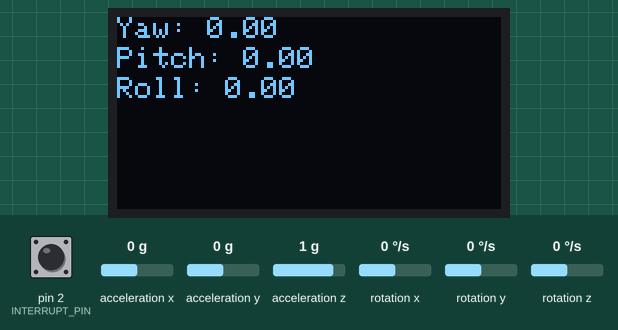
A sketch run on a simulated Arduino Uno, built with avr-gcc and run on an emulated ATmega328P. Parts: 128×64 one-colour display. The inputs (shaded band) are chosen by the test bench; at power-on: rotation z 0 °/s, acceleration x 0 g, acceleration z 1 g, acceleration y 0 g, pin 2 (INTERRUPT_PIN) LOW, rotation x 0 °/s, rotation y 0 °/s. The display library's start-up logo is not drawn; the sensor or clock chip raises its interrupt line as the real part does; what the sketch prints to the serial monitor is not drawn.

Above: at 3.7 s.
3.8 s: rotation z set to -192 °/s
At 4.3 s:
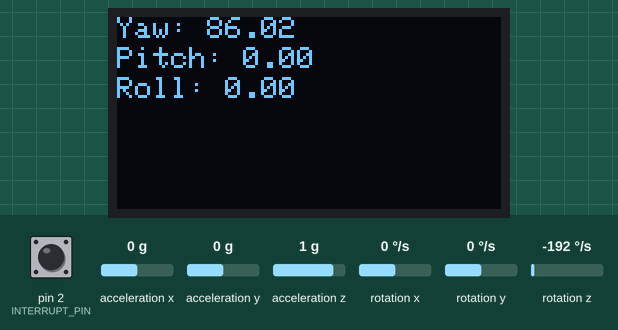
5.5 s: acceleration x set to -1.4 g
At 6.5 s:
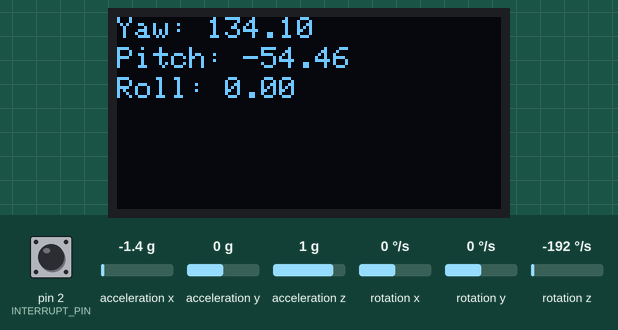
7.0 s: acceleration z set to 0 g
At 8.3 s:
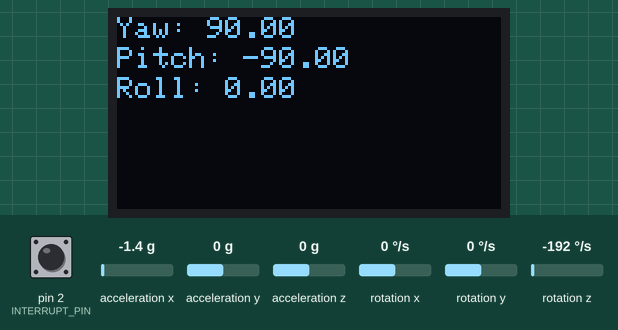
8.5 s: acceleration y set to -1.4 g
At 9.7 s:
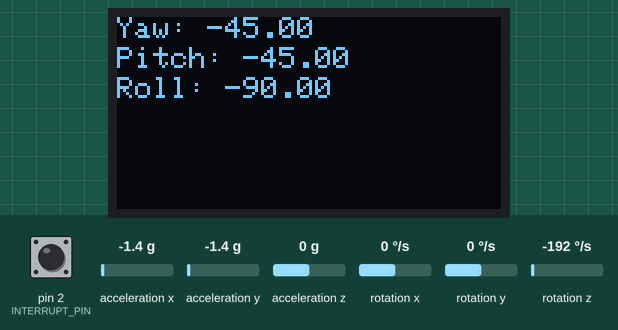
10.4 s: acceleration x set to -0.8 g
At 11.4 s:
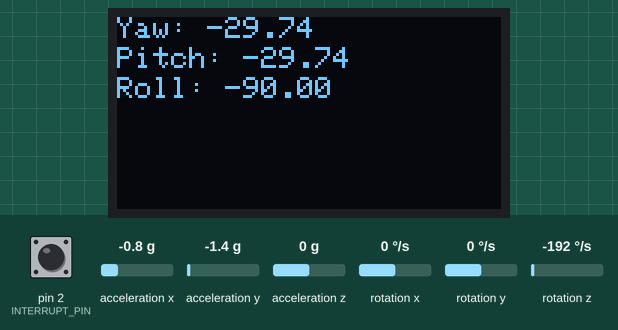

The sketch:

01.ino
```cpp
//센서 구동에 필요한 헤더 파일들

#include <Wire.h>
#include <Adafruit_GFX.h>
#include <Adafruit_SSD1306.h>

#include "I2Cdev.h"
#include "MPU6050_6Axis_MotionApps20.h"

#define SCREEN_WIDTH 128
#define SCREEN_HEIGHT 64

#define OLED_ADDRESS 0x3C             // OLED 디스플레이 설정에 맞게 I2C 주소를 설정 및 수정 (예시: 0x3C 또는 0x3D)
#define OLED_RESET 3

MPU6050 mpu;                          //mpu6050 라이브러리 생성

Adafruit_SSD1306 display (SCREEN_WIDTH, SCREEN_HEIGHT, &Wire, -1);

//인터럽트핀
#define INTERRUPT_PIN 2  // use pin 2 on Arduino Uno & most boards

// 센서 상태들을 저장할 변수들
bool dmpReady = false;
uint8_t mpuIntStatus;
uint8_t devStatus;
uint16_t packetSize;
uint16_t fifoCount;
uint8_t fifoBuffer[64];

//최종 값을 위한 변수들 Yaw / Pitch / Roll
Quaternion q;           // [w, x, y, z]         quaternion container
VectorFloat gravity;    // [x, y, z]            gravity vector
float ypr[3];           // [yaw, pitch, roll]   yaw/pitch/roll container and gravity vector


//인터럽트 변수
volatile bool mpuInterrupt = false;

//인터럽트 핀에 반응하는 콜벡함수
//조금 설명이 이상하긴 한데...
//인터럽트가 발생하면 아래의 함수를 호출하게 된다.
//자세한 부분은 아래 설정에서 설명

void dmpDataReady() {
    mpuInterrupt = true;
}


void setup() {
    //I2C 셋팅 및 시작
    Wire.begin();
    Wire.setClock(400000); // 400kHz I2C clock. Comment this line if having compilation difficulties

    //시리얼 모니터용 시작 115200으로...
    Serial.begin(115200);

    Serial.println(F("Initializing I2C devices..."));

    //MPU 6050 센서 초기화
    mpu.initialize();

    //인터럽트핀(2) 입력으로 설정
    pinMode(INTERRUPT_PIN, INPUT);

    //연결 확인
    Serial.println(F("Testing device connections..."));
    Serial.println(mpu.testConnection() ? F("MPU6050 connection successful") : F("MPU6050 connection failed"));

    //DMP 초기화
    //DMP란 MPU6050내부에 있는 Digital Motion Processor
    Serial.println(F("Initializing DMP..."));
    devStatus = mpu.dmpInitialize();

    // 초기 감도 셋팅.... 일단 그대로 두고 패스
    mpu.setXGyroOffset(220);
    mpu.setYGyroOffset(76);
    mpu.setZGyroOffset(-85);
    mpu.setZAccelOffset(1788);

    //초기화가 잘되었다면?
    if (devStatus == 0) {

        //DMP 활성화
        Serial.println(F("Enabling DMP..."));
        mpu.setDMPEnabled(true);

        // 여기서 인터럽트 핀과 함수를 연결시켜준다.
        //즉, 인터럽트 PIN이 LOW -> HIGH로 올라갈때 dmpDataReady 함수가 호출되는 것이다.
        Serial.println(F("Enabling interrupt detection (Arduino external interrupt 0)..."));
        attachInterrupt(digitalPinToInterrupt(INTERRUPT_PIN), dmpDataReady, RISING);
        mpuIntStatus = mpu.getIntStatus();

        //준비는 끝났다!!!
        Serial.println(F("DMP ready! Waiting for first interrupt..."));
        dmpReady = true;

        // FIFO 패킷 사이즈 얻어오기
        packetSize = mpu.dmpGetFIFOPacketSize();
    } else {
        //에러 났을 때
        // ERROR!
        // 1 = 초기화 에러
        // 2 = DMP 업데이트 에러
        Serial.print(F("DMP Initialization failed (code "));
        Serial.print(devStatus);
        Serial.println(F(")"));
    }

    if(!display.begin(OLED_ADDRESS)) {        // OLED 디스플레이 초기화
      Serial.println(F("SSD1306 allocation failed"));
      for(;;);
    }

    display.display();
    delay(2000);
    display.clearDisplay();
    display.setTextSize(1);
    display.setTextColor(OLED_ADDRESS);
    display.setCursor(0,0);
}

void loop() {
   // 위에서 초기화가 잘 안됐다면 그냥 함수 종료
   if (!dmpReady) return;
   // 위에서 인터럽트와 연결된 함수에서 mpuInterrupt변수를 설정하는데
   // 이곳에선 그 변수를 기다리다가 인터럽트가 발생하면 다음으로 넘어가게
   // 구성되어 있다.

   while (!mpuInterrupt && fifoCount < packetSize);

   // 인터럽트 변수 초기화
   mpuInterrupt = false;

   // mpu6050 상태 읽기
   mpuIntStatus = mpu.getIntStatus();

   // FIFO 버퍼 개수 얻기
   fifoCount = mpu.getFIFOCount();

   //  fifo가 넘쳤다면?
   if ((mpuIntStatus & 0x10) || fifoCount == 1024) {
       mpu.resetFIFO();
       Serial.println(F("FIFO overflow!"));
   } else if (mpuIntStatus & 0x02) {
       // packetSize만큼 fifo가 들어올때까지 대기
       while (fifoCount < packetSize) fifoCount = mpu.getFIFOCount();

       // 데이터 받아 오기
       mpu.getFIFOBytes(fifoBuffer, packetSize);
       fifoCount -= packetSize;

       //값 얻어오기
       mpu.dmpGetQuaternion(&q, fifoBuffer);
       mpu.dmpGetGravity(&gravity, &q);
       mpu.dmpGetYawPitchRoll(ypr, &q, &gravity);

       //출력
       Serial.print("ypr\t");
       Serial.print(ypr[0] * 180/M_PI);   //Yaw
       Serial.print("\t");
       Serial.print(ypr[1] * 180/M_PI);   //Pitch
       Serial.print("\t");
       Serial.println(ypr[2] * 180/M_PI); //Roll
    }

    mpu.getFIFOBytes(fifoBuffer, packetSize);     // 데이터 받아 오기
    fifoCount -= packetSize;

    mpu.dmpGetQuaternion(&q, fifoBuffer);         // 값 얻어오기
    mpu.dmpGetGravity(&gravity, &q);
    mpu.dmpGetYawPitchRoll(ypr, &q, &gravity);

    display.clearDisplay();                       // 화면 지우기

    display.setCursor(0,0);                       // Yaw, Pitch, Roll 값을 OLED 디스플레이에 출력
    display.print("Yaw: ");
    display.println(ypr[0] * 180/M_PI);

    display.setCursor(0,10);
    display.print("Pitch: ");
    display.println(ypr[1] * 180/M_PI);

    display.setCursor(0,20);
    display.print("Roll: ");
    display.println(ypr[2] * 180/M_PI);

    display.display();                             // 디스플레이 업데이트
}
```

Measured:
- after the input at 3.8 s, the display: first changes after 0.06 s (image 1 shows a later state)
- after the input at 10.4 s, the display: first changes after 0.06 s (image 5 shows a later state)
- what the display in image 4 shows lasts 1.0 s, from 9.0 s to 10.0 s
